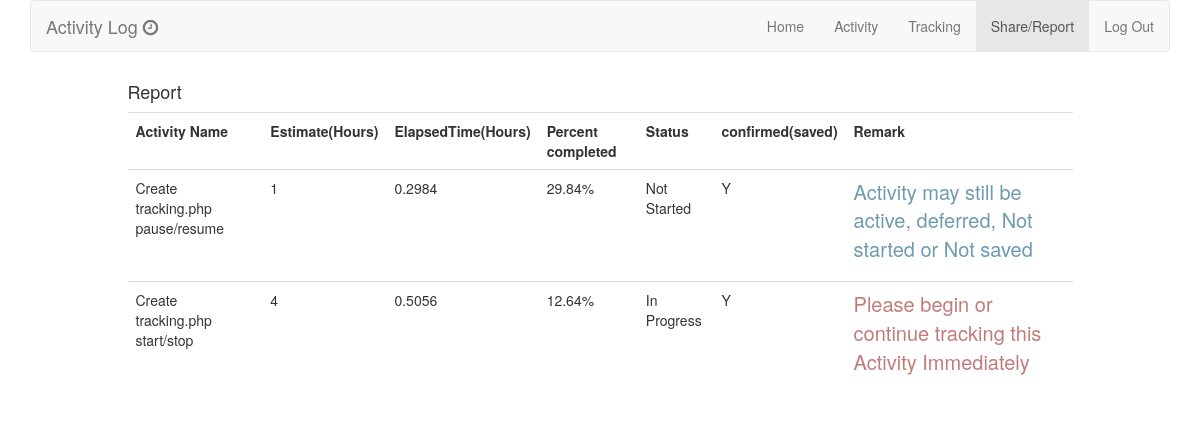
/report.php (signed in), run on the app's committed database.
### tables this page shows
CREATE TABLE IF NOT EXISTS `activity` (
  `id` int(11) NOT NULL AUTO_INCREMENT,
  `user_id` int(11) DEFAULT NULL,
  `activity_name` varchar(60) DEFAULT NULL,
  `priority` varchar(30) DEFAULT NULL,
  `estimate` decimal(10,0) DEFAULT NULL,
  `status` varchar(30) DEFAULT NULL,
  PRIMARY KEY (`id`)
);

### report.php (the view, shortened to what this page needs)
<?php
    require_once('header.php');
?>
<?php
    require_once('navmenu.php');
?>
<div class="row">
        <div class="col-md-10 col-md-offset-1">
            <h4>Report</h4>
<?php
            $dbc = mysqli_connect(DB_HOST, DB_USER, DB_PASSWORD, DB_NAME) or die ('Cannot connect to database');
            $query = "SELECT activity.id, activity.activity_name, activity.estimate, activity.priority,
            sum(activity_log.elapsed_time) AS total_elapsedTime , activity.status, MAX(activity_log.confirmed) AS confirmed
            FROM activity JOIN activity_log ON activity_log.activity_id = activity.id AND activity_log.user_id = '". $_SESSION['user_id'] ."'
            GROUP BY activity.activity_name";
            $data = mysqli_query($dbc, $query);
            if (mysqli_num_rows($data) > 0) {
                    echo '<div class="table-responsive">';
                    echo '<table class="table">';
                    echo '<tr>';
                    echo '<th>Activity Name</th>';
                    echo '<th>Estimate(Hours)</th>';
                    echo '<th>ElapsedTime(Hours)</th>';
                    echo '<th>Percent completed</th>';
                    echo '<th>Status</th>';
                    echo '<th>confirmed(saved)</th>';
                    echo '<th>Remark</th>';
                    echo '</tr>';
                    echo '<tr>';
                    while ($row = mysqli_fetch_array($data)) {
                    $row['id'] = new collection;
                    $activityName = $row['id']->activityName($row['activity_name']);
                    $estimate = $row['id']->estimate($row['estimate']);
                    $elapsedTime = $row['id']->elapsedTime($row['total_elapsedTime']);
                    $percentComplete = $row['id']->percentComplete();
                    $status = $row['id']->status($row['status']);
                    $confirmed = $row['id']->confirmed($row['confirmed']);
                    $remark = $row['id']->remark();
                    echo '<td>' . $activityName. '</td>';
                    echo '<td>' . $estimate . '</td>';
                    echo '<td>' . $elapsedTime. '</td>';
                    echo '<td>' . $percentComplete.'%'. '</td>';
                    echo '<td>' . $status. '</td>';
                    echo '<td>' . $confirmed . '</td>';
                    echo '<td>' . $remark. '</td>';
                    echo '</tr>';
                    }
                    echo '</table>';
                    echo '</div>';
            } else {
                echo '<p class="alert-warning">You don\'t have any activities loaded yet. <a href="addactivity.php">Add Some</a>';
            }
            class collection{
                  var $estimate;
                  var $elapsedTime;
                  var $percentComplete;
                  var $status;
                  var $confirmed;
                  var $priority;
                function activityName($activity_name){
                  $this->activityName = $activity_name;
                  return $this->activityName;
                }
                function estimate($estimate){
                  $this->estimate = $estimate;
                  return $this->estimate;
                }
                function elapsedTime($elapsed_time){
                   $this->elapsedTime = $elapsed_time;
                   return $this->elapsedTime;
                }
                function percentComplete(){
                   $result = ($this->elapsedTime / $this->estimate)*100;
                   $result = round($result, 2);
                   $this->percentComplete = $result;
                   return $result;
                }
                function priority($priority){
                   $this->priority = $priority;
                   return $this->priority;
                }
                function status($status){
                 $this->status = $status;
                  return $this->status;
                }
                function confirmed($confirmed){
                 $this->confirmed = $confirmed;
                 return $this->confirmed;
                }
                function remark(){
                    if(($this->percentComplete>100)){
                       $remark = "<p class = 'text-warning'>You exceeded Your Estimate for this Activity, Plan better</p>";
                       return $remark;
                     }
                    else{
                        if(($this->status)=="Completed" && ($this->confirmed=="Y")){
                            $remark ="<p class = 'text-success'>Successful Planning, Activity Completed. Great Job!</p>";
                            return $remark;
                        }
                        else{
                            if(($this->priority)=="A1" || ($this->priority)== "1" || ($this->priority)== "A" ){
                            $remark = "<p class = 'text-danger'>Please begin or continue tracking this Activity Immediately</p>";
                            return $remark;
                            }
                            else{
                                 $remark = "<p class='text-info'>Activity may still be active, deferred, Not started or Not saved</p>";
                                 return $remark;
                            }
                        }
                    }
                }
            }
?>
        </div>
    </div>
<?php require_once('footer.php'); ?>

### css/style.css (style rules this page uses)
p { font-size: 2rem; opacity: 0.7 }

### data on the page
activity: activity_name "Create tracking.php pause/resume", estimate "1", elapsedTime "0.2984", percentComplete "29.84", status "Not Started", confirmed "Y", shows "Activity may still be active, deferred, Not started or Not saved"
activity: activity_name "Create tracking.php start/stop", estimate "4", elapsedTime "0.5056", percentComplete "12.64", status "In Progress", confirmed "Y", shows "Please begin or continue tracking this Activity Immediately"
